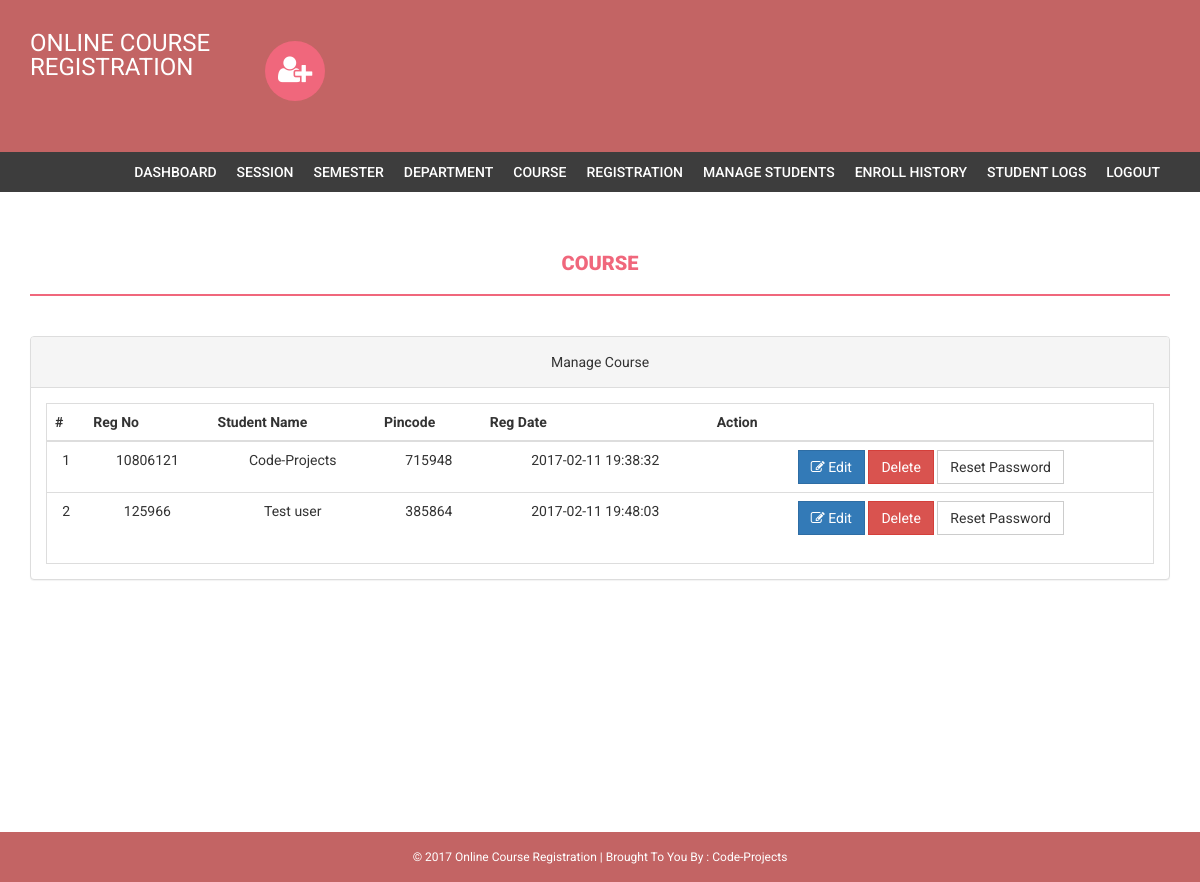
Page /admin/manage-students.php (signed in) on the committed database.
### tables this page shows
CREATE TABLE IF NOT EXISTS `students` (
  `StudentRegno` varchar(255) NOT NULL,
  `studentPhoto` varchar(255) DEFAULT NULL,
  `password` varchar(255) NOT NULL,
  `studentName` varchar(255) NOT NULL,
  `pincode` varchar(255) NOT NULL,
  `session` varchar(255) NOT NULL,
  `department` varchar(255) NOT NULL,
  `semester` varchar(255) NOT NULL,
  `cgpa` decimal(10,2) NOT NULL,
  `creationdate` timestamp NOT NULL DEFAULT CURRENT_TIMESTAMP,
  `updationDate` varchar(255) NOT NULL
);

### admin/manage-students.php (the view, shortened to what this page needs)
<?php
if(strlen($_SESSION['alogin'])==0)
    {
header('location:index.php');
}
else{
?>
<!DOCTYPE html>
<html xmlns="http://www.w3.org/1999/xhtml">
<head>
    <link href="assets/css/bootstrap.css" rel="stylesheet" />
    <link href="assets/css/font-awesome.css" rel="stylesheet" />
    <link href="assets/css/style.css" rel="stylesheet" />
</head>
<body>
<?php include('includes/header.php');?>
<?php if($_SESSION['alogin']!="")
{
 include('includes/menubar.php');
}
 ?>
    <div class="content-wrapper">
        <div class="container">
              <div class="row">
                    <div class="col-md-12">
                        <h1 class="page-head-line">Course  </h1>
                    </div>
                </div>
                <div class="row" >
                <div class="col-md-12">
                    <div class="panel panel-default">
                        <div class="panel-heading">
                            Manage Course
                        </div>
                        <div class="panel-body">
                            <div class="table-responsive table-bordered">
                                <table class="table">
                                    <thead>
                                        <tr>
                                            <th>#</th>
                                            <th>Reg No </th>
                                            <th>Student Name </th>
                                            <th> Pincode</th>
                                             <th>Reg Date</th>
                                             <th>Action</th>
                                        </tr>
                                    </thead>
                                    <tbody>
<?php
$sql=mysql_query("select * from students");
$cnt=1;
while($row=mysql_fetch_array($sql))
{
?>
                                        <tr>
                                            <td><?php echo $cnt;?></td>
                                            <td><?php echo htmlentities($row['StudentRegno']);?></td>
                                            <td><?php echo htmlentities($row['studentName']);?></td>
                                            <td><?php echo htmlentities($row['pincode']);?></td>
                                            <td><?php echo htmlentities($row['creationdate']);?></td>
                                            <td>
                                            <a href="edit-course.php?id=<?php echo $row['id']?>">
<button class="btn btn-primary"><i class="fa fa-edit "></i> Edit</button> </a>
<a href="manage-students.php?id=<?php echo $row['id']?>&del=delete" onClick="return confirm('Are you sure you want to delete?')">
                                            <button class="btn btn-danger">Delete</button>
</a>
<a href="manage-students.php?id=<?php echo $row['StudentRegno']?>&pass=update" onClick="return confirm('Are you sure you want to reset password?')">
<button type="submit" name="submit" id="submit" class="btn btn-default">Reset Password</button>
</a>
                                            </td>
                                        </tr>
<?php
$cnt++;
} ?>
                                    </tbody>
                                </table>
                            </div>
                        </div>
                    </div>
                </div>
            </div>
        </div>
    </div>
  <?php include('includes/footer.php');?>
</body>
</html>
<?php } ?>

### admin/assets/css/style.css (style rules this page uses)
body { font-family: 'Roboto', sans-serif; line-height: 30px; }
.content-wrapper { margin-top: 40px; min-height: 600px; padding-bottom: 60px; }
.page-head-line { font-weight: 900; padding-bottom: 20px; border-bottom: 2px solid #F0677C; text-transform: uppercase; color: #F0677C; font-size: 20px; margin-bottom: 40px; }
.btn { border-radius: 0px; -webkit-border-radius: 0px; -moz-border-radius: 0px; }

### admin/includes/footer.php (style rules this page uses)
.col-md-12 { text-align: center; }

### rows in the picture
students: StudentRegno "10806121", studentName "Code-Projects", pincode "715948", creationdate "2017-02-11 19:38:32"
students: StudentRegno "125966", studentName "Test user", pincode "385864", creationdate "2017-02-11 19:48:03"
